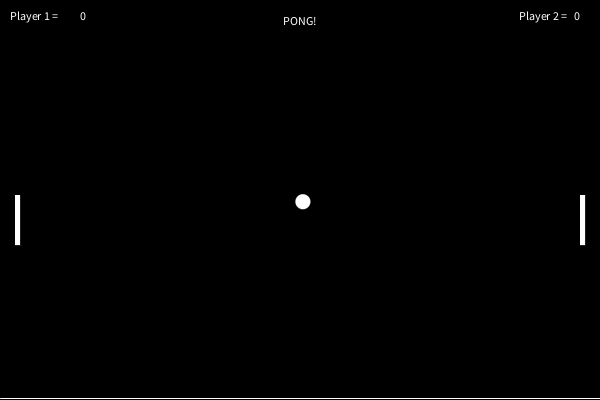
Frame 1 (no input)
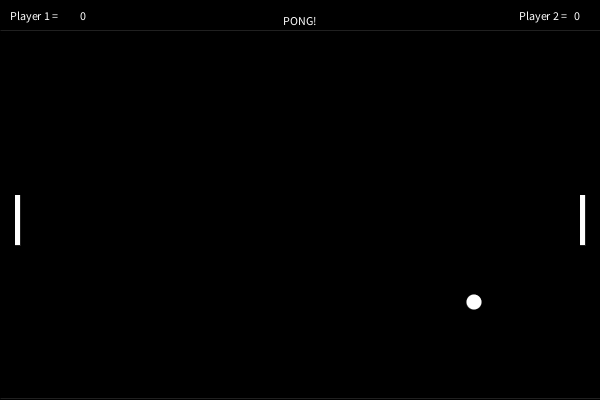
Frame 60 (the mouse pressed at the canvas centre just before this capture)
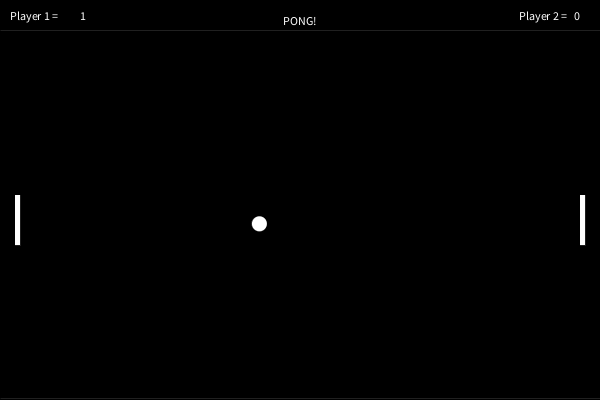
Frame 120 (the mouse held since frame 60 and released just before this capture)

The Processing sketch that drew these frames (run headless with seeded random() and noise(); from frame 60 on, the mouse is pressed at the canvas centre):

// Processing sketch: processing_29059
// ── processing_29059.pde


//Credit goes to Chris Hill because I have taken ideas from his pong program and modified his collision method to make my own.
//http://www.openprocessing.org/visuals/?visualID=5530
float x, y, xSpeed, ySpeed;
float lastry, lastrb;
int p1Score = 0;
int p2Score = 0;
int targetScore = 10;
int TheX = 15;
int TheY = 195;
int TheB = 195;


void setup() {
  size(600, 400);
  smooth();
  x = width/2;
  y = height/2;
  xSpeed = 2.9;
  ySpeed = 1.7;
}

void draw() {
  background(0);
  x += xSpeed; 
  y += ySpeed;
  texts();
  rightPaddle();
  leftPaddle();
  borders();
  objects();
  collision();
  Victory();
}

void texts()
{
  textAlign(CENTER);
  text("PONG!", width/2, 25);

  textAlign(LEFT);
  text("Player 1 = ", 10, 20);
  text(p1Score, 80, 20);

  textAlign(RIGHT);
  text("Player 2 = ", width - 30, 20);
  text(p2Score, width - 20, 20);
}

void borders() {
  line(0, 30, width, 30);
  stroke(255);
  fill(255);
  line(0, height-2, width, height-2);
  stroke(255);
  fill(255);
}

void objects()
{
  strokeWeight(0);
  rect(width-(TheX + 5), TheB, 5, 50);
  rect(TheX, TheY, 5, 50);
  ellipse(x, y, 15, 15);
}

void leftPaddle()
{
  if (keyPressed) 
  {
    if (key == 'w' || key == 'W')
    {
      lastry = TheY;
      TheY = TheY - 2;
      if (TheY <= 30) 
      {
        TheY = TheY + 2;
      }
    }
  }
  if (keyPressed) 
  {
    if (key == 's' || key == 'S')
    {
      lastry = TheY;
      TheY= TheY + 2;
      if (TheY >= height - 50) 
      {
        TheY= height - 52;
      }
    }
  }
}

void rightPaddle()
{
  if (keyPressed) 
  {
    if (key == CODED)
    {
      if (keyCode == UP)
      {
        lastrb = TheB;
        TheB = TheB - 2;
        if (TheB <= 30) 
        {
          TheB = TheB + 2;
        }
      }
    }
  }
  if (keyPressed) 
  {
    if (key == CODED)
    {
      if (keyCode == DOWN)
      {
        lastrb = TheB;
        TheB= TheB + 2;
        if (TheB >= height - 50)
        {
          TheB = height - 52;
        }
      }
    }
  }
}

void collision() {
  if (TheX + 7 >= x && (TheY <= y && TheY + 10 >=y)) {
    xSpeed = -xSpeed - 1;

    if (ySpeed > 0 && lastry > TheY) {
      ySpeed = -ySpeed;
    }
    else if (ySpeed < 0 && lastry < TheY) {
      ySpeed = -ySpeed;
    }
  }
  if ((width - TheX)-6 <= x && (TheB <= y && TheB+10 >= y)) {
    xSpeed = (-xSpeed - 1);

    if (ySpeed > 0 && lastrb < TheB) {
      ySpeed = -ySpeed;
    }
    else if ( ySpeed < 0 && lastrb < TheB) {
      ySpeed =- ySpeed;
    }
  }
  if (TheX + 7 >= x && (TheY + 10 < y && TheY + 20 >= y)) {
    xSpeed = -xSpeed - 1;

    if (ySpeed > 0 && lastry > TheY) {
      ySpeed = -ySpeed;
    }
    else if (ySpeed < 0 && (lastry < TheY)) {
      ySpeed = -ySpeed;
    }
  }
  if ((width - TheX) - 6 <= x && (TheB + 10 < y && TheB + 20 >= y)) {
    xSpeed = -xSpeed - 1;

    if ( ySpeed > 0 && (lastrb < TheB )) {
      ySpeed = -ySpeed;
    }
    else if ( ySpeed < 0 && (lastrb < TheB)) {
      ySpeed = -ySpeed;
    }
  }

  if ((TheX + 7 >= x && (TheY+20 < y && TheY + 30 >= y)))
  {

    xSpeed = -xSpeed; 

    if (ySpeed > 0 && (lastry > TheY))
    {
      ySpeed = -ySpeed;
    }
    else if (ySpeed < 0 && (lastry < TheY))
    {
      ySpeed = -ySpeed;
    }
  }
  if ((width-TheX)-6 <= x && (TheB + 20 < y && TheB + 30 >=y))
  {
    ;
    xSpeed = -xSpeed; 
    if (ySpeed > 0 && (lastrb > TheB))
    {
      ySpeed = -ySpeed;
    }
    else if (ySpeed < 0 && (lastrb < TheB))
    {
      ySpeed = -ySpeed;
    }
  }


  if ((TheX + 7 >= x && (TheY + 30 < y && TheY + 40 >= y)))
  {

    xSpeed = -xSpeed + .20; 
    if (ySpeed > 0 && (lastry > TheY))
    {
      ySpeed = -ySpeed;
    }
    else if (ySpeed < 0 && (lastry < TheY))
    {
      ySpeed = -ySpeed;
    }
  }
  if ((width-TheX)-6 <= x && (TheB  +30 < y && TheB + 40 >= y))
  {

    xSpeed = -xSpeed + 1; 
    if (ySpeed > 0 && (lastrb > TheB))
    {
      ySpeed = -ySpeed;
    }
    else if (ySpeed < 0 && (lastrb < TheB))
    {
      ySpeed = -ySpeed;
    }
  }

  if ((TheX + 7 >=x && (TheY + 40 < y && TheY + 50 >= y)))
  {

    xSpeed = -xSpeed + 1; 
    if (ySpeed > 0 && (lastry > TheY))
    {
      ySpeed = -ySpeed;
    }
    else if (ySpeed < 0 && (lastry < TheY))
    {
      ySpeed = -ySpeed;
    }
  }
  if ((width-TheX)-6 <= x && (TheB + 40 < y && TheB + 50 >= y))
  {

    xSpeed = -xSpeed - 1; 
    if (ySpeed > 0 && (lastrb > TheB))
    {
      ySpeed = -ySpeed;
    }
    else if (ySpeed < 0 && (lastrb < TheB))
    {
      ySpeed = -ySpeed;
    }
  }

  if (y >= height-5 || y <= 35)
  {
    ySpeed = -ySpeed;
  }

  if (x <= -5) {
    p2Score++; 
    x = width/2;
    y = height/2;
    xSpeed = 2.9;
    ySpeed = 1.7;
  }
  if (x >= width + 5) {
    p1Score++;
    x = width/2;
    y = height/2;
    xSpeed = -2.9;
    ySpeed = 1.7;
  }
}

void Victory() {
  if ( p1Score == targetScore ) {

    xSpeed = 0;
    ySpeed = 0;
    text("Player 1 Wins!", width/2-10, height/2);
    text("Press X to play again, press Z to quit", (width/2)+20, (height/2)+20); 
    if (keyPressed) {
      if ( key == 'x' || key == 'X') {
        background(0);
        TheX = 15;
        TheY = 195;
        TheB = 195;
        xSpeed = 2.9;
        ySpeed = 1.7;
        p1Score = 0;
        p2Score = 0;
      }
      if ( key == 'z' || key == 'Z') {
        exit();
      }
    }
  }
  if (p2Score == targetScore) {

    xSpeed = 0;
    ySpeed = 0;
    text("Player 2 Wins!", width/2-10, height/2);
    text("Press X to play again, press Z to quit", (width/2)+20, (height/2)+20);
    if (keyPressed) {
      if ( key == 'x' || key == 'X') {
        background(0);
        TheX = 15;
        TheY = 195;
        TheB = 195;
        xSpeed = 2.9;
        ySpeed = 1.7;
        p1Score = 0;
        p2Score = 0;
      }
      if ( key == 'z' || key == 'Z') {
        exit();
      }
    }
  }
}
